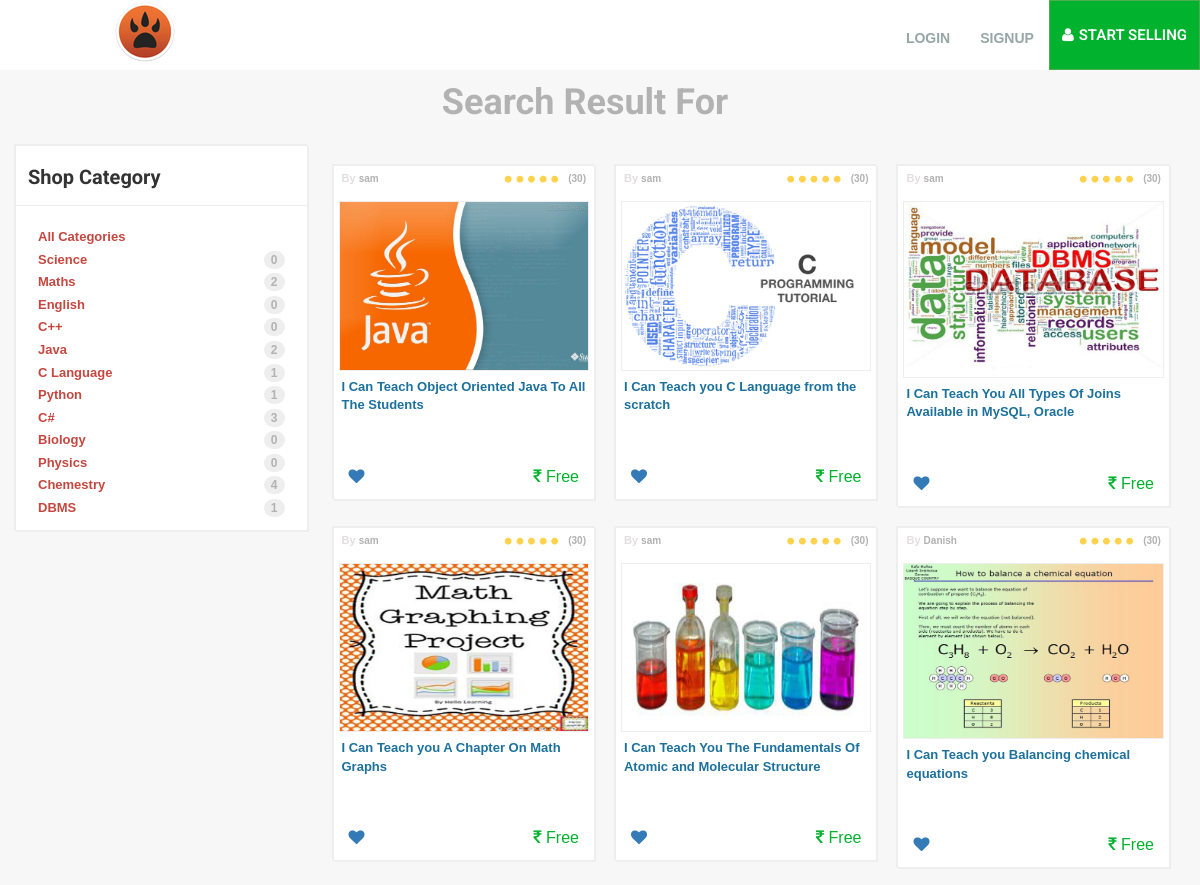
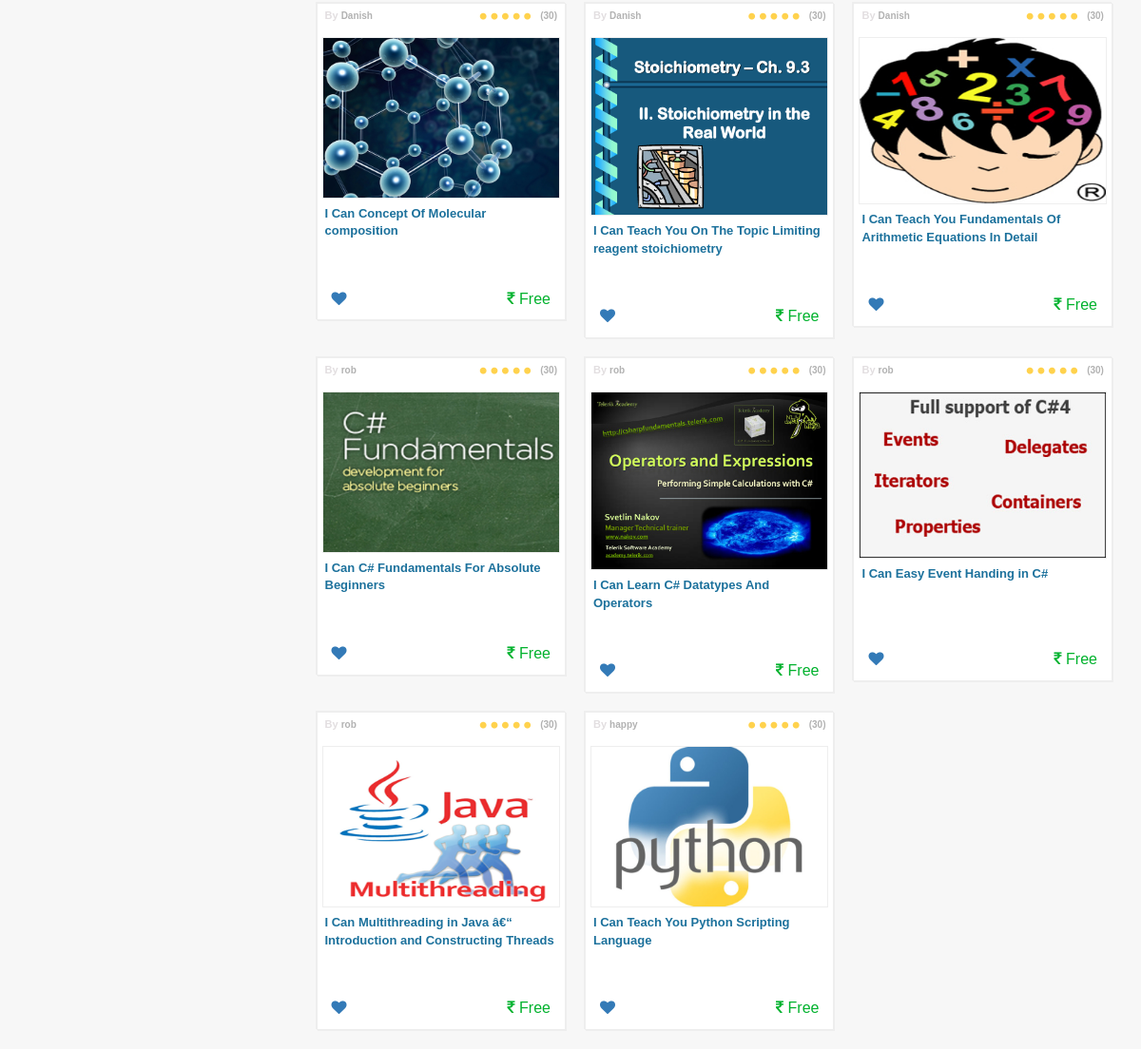
Screenshot of /search.php with the database file from the repository (2 pictures, top to bottom).
### tables this page shows
CREATE TABLE IF NOT EXISTS `category` (
  `id` int(11) NOT NULL AUTO_INCREMENT,
  `catname` varchar(255) NOT NULL,
  `created_at` timestamp NOT NULL DEFAULT CURRENT_TIMESTAMP ON UPDATE CURRENT_TIMESTAMP,
  `updated_at` timestamp NOT NULL DEFAULT '0000-00-00 00:00:00',
  PRIMARY KEY (`id`)
);

CREATE TABLE IF NOT EXISTS `posts` (
  `id` int(11) NOT NULL AUTO_INCREMENT,
  `title` varchar(255) NOT NULL,
  `category_id` int(11) NOT NULL,
  `coverimg` varchar(255) NOT NULL,
  `description` text NOT NULL,
  `status` tinyint(4) NOT NULL DEFAULT '1',
  `member_id` int(11) NOT NULL,
  `created_at` timestamp NOT NULL DEFAULT CURRENT_TIMESTAMP,
  `updated_at` timestamp NOT NULL DEFAULT '0000-00-00 00:00:00',
  PRIMARY KEY (`id`)
);

CREATE TABLE IF NOT EXISTS `members` (
  `id` int(11) NOT NULL AUTO_INCREMENT,
  `email` varchar(255) NOT NULL,
  `username` varchar(255) DEFAULT NULL,
  `password` varchar(255) DEFAULT NULL,
  `verified` tinyint(4) DEFAULT '0',
  `created_at` timestamp NOT NULL DEFAULT CURRENT_TIMESTAMP,
  `updated_at` timestamp NOT NULL DEFAULT '0000-00-00 00:00:00',
  `avatar` varchar(255) DEFAULT 'avatar/user.jpg',
  `place` varchar(50) NOT NULL DEFAULT 'Ludhiana',
  `language` varchar(50) NOT NULL DEFAULT 'English',
  `bio` text NOT NULL,
  PRIMARY KEY (`id`)
);

### search.php (the view, shortened to what this page needs)
<?php
	include_once('include/header.php');
?>
	<div class="content">
		<div class="content-giglist">
			<?php
$searchsrt = isset($_GET["search"]) ? mysqli_real_escape_string($db_conx,$_GET["search"]) : '';
$searchcat = isset($_GET["cat"]) ? mysqli_real_escape_string($db_conx,$_GET["cat"]) : NULL;
if(!isset($searchcat)){
	$sqry = mysqli_query($db_conx,"SELECT p.*,m.username from posts p,members m where p.member_id = m.id AND p.status='1' AND p.title LIKE '%".$searchsrt."%'");
}else{
	$sqry = mysqli_query($db_conx,"SELECT p.*,m.username from posts p,members m where p.member_id = m.id AND p.status='1' AND p.title LIKE '%".$searchsrt."%' AND p.category_id = '$searchcat'");
}
			?>
			<div class="container">
				<div class="row giglist-topicsearch">
					<h1>Search Result For <?php echo $searchsrt;?></h1>
				</div>
				<div class="row giglist-section">
					<div class="categorybar col-sm-3">
						<div class="category-head">Shop Category</div>
						<ul>
							<?php
								$query = mysqli_query($db_conx,"SELECT * FROM category");
								echo '<a href="search.php?search="><li>All Categories</li></a>';
							while($row = mysqli_fetch_assoc($query)){
								$catid = $row["id"];
								$totalcatq = mysqli_query($db_conx,"SELECT count(*) FROM posts where category_id='$catid' AND status='1'");
								$cattot = mysqli_fetch_row($totalcatq);
								if($row["id"] == $searchcat){
									echo '<a href="search.php?search='.$searchsrt.'&cat='.$catid.'"><li class="active">'.$row["catname"].' <span class="pull-right badge">'.$cattot["0"].'</span></li></a>';
								}else{
									echo '<a href="search.php?search='.$searchsrt.'&cat='.$catid.'"><li>'.$row["catname"].' <span class="pull-right badge">'.$cattot["0"].'</span></li></a>';
								}
							}
								?>
						</ul>
					</div>
					<div class="giglistbar col-sm-9">
						<div class="glb-gigrid">
							<?php
							$count = 1;
							while($arr = mysqli_fetch_assoc($sqry)){
									if($count%3 == 0){
										echo '<div class="row"><a href="post.php?id='.$arr["id"].'"><div class="col-xs-4 gig-grid-style">
											<div class="glb-grid-container">
												<div class="glb-grid-head">
													<span><b>By </b>'.$arr["username"].'</span>
													<span class="pull-right glb-gh-total">(30)</span>
													<span class="pull-right">
														<ul>
															<li><i class="fa fa-circle"></i></li>
															<li><i class="fa fa-circle"></i></li>
															<li><i class="fa fa-circle"></i></li>
															<li><i class="fa fa-circle"></i></li>
															<li><i class="fa fa-circle"></i></li>
														</ul>
													</span>
												</div>
												<div class="glb-gig-img-vid">
													<img src="postupload/'.$arr["coverimg"].'" alt="">
												</div>
												<div class="glb-title">
													<span>'.$arr["title"].'</span>
												</div>
												<div class="glb-footer">
													<span class="glb-fab"><i class="fa fa-heart"></i></span>
													<span class="pull-right glb-amout"><i class="fa fa-inr"></i> Free</span>
												</div>
											</div>
										</div></div>';
										$count++;
									}else{
										echo '<a href="post.php?id='.$arr["id"].'"><div class="col-xs-4 gig-grid-style">
											<div class="glb-grid-container">
												<div class="glb-grid-head">
													<span><b>By </b>'.$arr["username"].'</span>
													<span class="pull-right glb-gh-total">(30)</span>
													<span class="pull-right">
														<ul>
															<li><i class="fa fa-circle"></i></li>
															<li><i class="fa fa-circle"></i></li>
															<li><i class="fa fa-circle"></i></li>
															<li><i class="fa fa-circle"></i></li>
															<li><i class="fa fa-circle"></i></li>
														</ul>
													</span>
												</div>
												<div class="glb-gig-img-vid">
													<img src="postupload/'.$arr["coverimg"].'" alt="">
												</div>
												<div class="glb-title">
													<span>'.$arr["title"].'</span>
												</div>
												<div class="glb-footer">
													<span class="glb-fab"><i class="fa fa-heart"></i></span>
													<span class="pull-right glb-amout"><i class="fa fa-inr"></i> Free</span>
												</div>
											</div>
										</div>';
										$count++;
									}
							}
							?>
					</div>
				</div>
			</div>
		</div>
	</div>
</body>
</html>

### include/header.php (shortened to what this page needs)
<?php
include_once("include/db_conx.php");
	echo '<!DOCTYPE html>
<html>
<head>
	<meta charset="utf-8">
	<meta http-equiv="X-UA-Compatible" content="IE=edge">
	<title>ScreenCast || Free PHP Based Collaborative Whiteboard</title>
	<script type="text/javascript" src="js/jquery.js"></script>
	<script type="text/javascript" src="js/bootstrap.js"></script>
	<link rel="stylesheet" href="css/bootstrap.css">
	<link rel="stylesheet" href="css/main.css">
	<link rel="stylesheet" href="css/font-awesome.min.css">
    <link rel="icon" type="image/png" href="img/glogo/16x16.png">
	<link href="http://fonts.googleapis.com/css?family=Roboto:400,100,100italic,300,300italic,400italic,500,700,500italic,700italic,900,900italic" rel="stylesheet" type="text/css">
	<link href="http://fonts.googleapis.com/css?family=Cabin+Condensed:400,700,600,500" rel="stylesheet" type="text/css">
</head>
<body>
';
 if(isset($_SESSION["loggedin"]) && $_SESSION["loggedin"] == true){
 	$heluser = $_SESSION['id'];
 	$headusrqery = mysqli_query($db_conx,"SELECT avatar FROM members WHERE id='$heluser' LIMIT 1");
 	$usrheadblaqr = mysqli_fetch_row($headusrqery);
 	echo '
 	<nav class="navbar navbar-default header">
		<div class="container-fluid header-fluid">
			<div class="col-xs-5 col-sm-4 col-sm-offset-1">
				<a href="index.php" class="navbar-brand brand">
					<img src="img/glogo/64x64.png" alt="">
				</a>
			</div>
			<div class="col-xs-7 col-sm-7 pull-right">
				<ul class="nav navbar-nav navbar-right header-right-links">
        			<li id="usersetting" data-toggle="dropdown" aria-expanded="true"><img src="avatar/'.$usrheadblaqr[0].'" alt="">'.$_SESSION['username'].' <i class="fa fa-caret-down"></i></li>
        			<ul class="dropdown-menu" role="menu" aria-labelledby="usersetting">
					    <li role="presentation"><a role="menuitem" tabindex="-1" href="newgig.php">New Screencast</a></li>
					    <li role="presentation"><a role="menuitem" tabindex="-1" href="activecast.php">Active Cast</a></li>
					    <li role="presentation"><a role="menuitem" tabindex="-1" href="setting.php">Settings</a></li>
					    <li role="presentation"><a role="menuitem" tabindex="-1" href="logout.php">Logout</a></li>
					</ul>
        		</ul>
			</div>
		</div>
	</nav>';
 }
else{
	echo '
	<nav class="navbar navbar-default header">
		<div class="container-fluid header-fluid">
			<div class="col-xs-5 col-sm-4 col-sm-offset-1">
				<a href="index.php" class="navbar-brand brand">
					<img src="img/glogo/64x64.png" alt="">
				</a>
			</div>
			<div class="col-xs-7 col-sm-7 pull-right">
				<ul class="nav navbar-nav navbar-right header-right-links">
        			<li class="header-login" data-toggle="modal" data-target="#login"><a><div>Login</div></a></li>
        			<li class="header-signup" data-toggle="modal" data-target="#signup"><a><div>Signup</div></a></li>
        			<li><button class="btn btn-success header-start-selling"><i class="fa fa-user"></i>Start Selling</button></li>
        		</ul>
			</div>
		</div>
	</nav>
';
}
?>

### css/main.css (style rules this page uses)
html, body { font-family: 'Montserrat', sans-serif; font-size: 100%; background:#fff; }
body a { transition:0.5s all; -webkit-transition:0.5s all; -moz-transition:0.5s all; -o-transition:0.5s all; -ms-transition:0.5s all; }
.header { background:#fff; padding:0; border: none; margin-bottom: 0px; min-height: 70px; }
.header-fluid { min-height: 70px; }
.navbar-brand { padding: 0px; min-height: 70px; }
.header-right-links, .header-right-links>li { min-height: 70px; }
.header-right-links > li > a { font-weight: bold; font-size: 14px; padding-top: 28px; }
.header-right-links li button { height: 70px; font-size: 15px; font-weight: 600; padding-top: 7px; margin-right: -15px; border-radius: 0px; text-transform: uppercase; font-family: 'Roboto', sans-serif; background-color: #00b22d; }
.header-right-links > li > button > i { margin-right: 5px; }
.header-login > a > div, .header-signup > a > div { padding-bottom: 3px; transition:1s border-color; -webkit-transition:1s border-color; -moz-transition:1s border-color; -o-transition:1s border-color; -ms-transition:1s border-color; cursor: pointer; }
.header-login > a > div { color: #96a6a7; text-transform: uppercase; }
.header-signup > a > div { color: #96a6a7; text-transform: uppercase; }
.content { background-color: #f3f1f2; }
.modal-loginbtn div a { text-decoration: none; font-size: 12px; color: #FFFFFF; }
.content-giglist { background-color: #f7f7f7; }
.giglist-topicsearch { text-align: center; width: 100%; }
.giglist-topicsearch > h1 { font-family: 'Roboto', sans-serif; color: #b2b2b2; font-weight: bold; line-height: 0.7; }
.giglist-section { margin-top: 20px; }
.categorybar { background-color: #ffffff; padding: 0px; margin: 0px; border: 1px solid #eeeeee; box-shadow: 1px 1px 0px #eeeeee, -1px -1px 0px #eeeeee; }
.category-head { height: 60px; padding: 17px 12px; border-bottom: 1px solid #eeeeee; font-size: 20px; font-weight: bold; font-family: 'Roboto', sans-serif; }
.categorybar ul { list-style: none outside none; margin-top: 20px; padding: 0px 22px; }
.categorybar ul > a> li { font-size: 13px; font-weight: bold; padding: 2px 0px; color: #c5473f; cursor: pointer; position: relative; }
.categorybar ul >a> li > .badge { background-color: #eeeeee; color: #b2b2b2; }
.glb-gigrid { margin-top: 20px; }
.glb-grid-head { height: 30px; padding: 0px 8px; }
.glb-grid-head>span>b { color: #e2dee0; font-size: 11px; }
.glb-grid-head>span { font-size: 10px; color: #b2b2b2; font-weight: bold; cursor: pointer; }
.glb-grid-head>span>ul { list-style: none outside none; padding: 6px 8px; margin: 0px; }
.glb-grid-head>span>ul>li { display: inline-block; margin-right: 2px; font-size: 8px; color: #ffd24d; }
.glb-gh-total { padding-top: 6px; }
.glb-grid-container { background-color: #ffffff; border: 1px solid #eeeeee; box-shadow: 1px 1px 0px #eeeeee, -1px -1px 0px #eeeeee; }
.gig-grid-style { padding: 0px 10px; margin-bottom: 20px; }
.glb-gig-img-vid { width: 100%; padding: 5px; }
.glb-gig-img-vid > img { width: 100%; height: auto; border: 1px solid #eeeeee; }
.glb-title { font-size: 13px; font-weight: bold; color: #1c719c; padding-top: 12px; padding: 2px 8px; height: 80px; }
.glb-footer { margin-top: 10px; margin-bottom: 10px; padding: 0 15px; }
.glb-amout { color: #00B22D; }
.header-right-links > li { text-align: center; font-weight: bold; }

### rows the page displays
category: catname "Science", 0 "0"
category: catname "Maths", 0 "2"
category: catname "English", 0 "0"
category: catname "C++", 0 "0"
category: catname "Java", 0 "2"
category: catname "C Language", 0 "1"
category: catname "Python", 0 "1"
category: catname "C#", 0 "3"
category: catname "Biology", 0 "0"
category: catname "Physics", 0 "0"
category: catname "Chemestry", 0 "4"
category: catname "DBMS", 0 "1"
posts: member.username "sam", coverimg (picture), title "I Can Teach Object Oriented Java To All The Students"
posts: member.username "sam", coverimg (picture), title "I Can Teach you C Language from the scratch"
posts: member.username "sam", coverimg (picture), title "I Can Teach You All Types Of Joins Available in MySQL, Oracle"
posts: member.username "sam", coverimg (picture), title "I Can Teach you A Chapter On Math Graphs"
posts: member.username "sam", coverimg (picture), title "I Can Teach You The Fundamentals Of Atomic and Molecular Structure"
posts: member.username "Danish", coverimg (picture), title "I Can Teach you Balancing chemical equations"
posts: member.username "Danish", coverimg (picture), title "I Can Concept Of Molecular composition"
posts: member.username "Danish", coverimg (picture), title "I Can Teach You On The Topic Limiting reagent stoichiometry"
posts: member.username "Danish", coverimg (picture), title "I Can Teach You Fundamentals Of Arithmetic Equations In Detail"
posts: member.username "rob", coverimg (picture), title "I Can C# Fundamentals For Absolute Beginners"
posts: member.username "rob", coverimg (picture), title "I Can Learn C# Datatypes And Operators"
posts: member.username "rob", coverimg (picture), title "I Can Easy Event Handing in C#"
posts: member.username "rob", coverimg (picture), title "I Can Multithreading in Java â€“ Introduction and Constructing Threads"
posts: member.username "happy", coverimg (picture), title "I Can Teach You Python Scripting Language"
